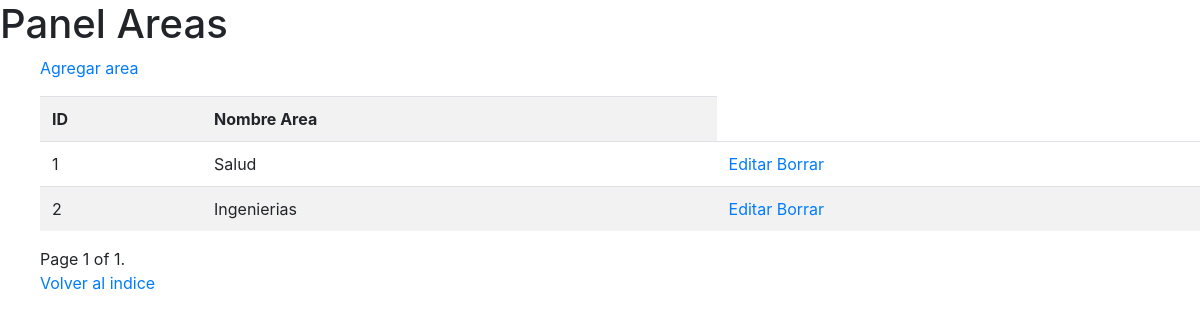
Page /artemis/panel_areas.html on the earlier database version.
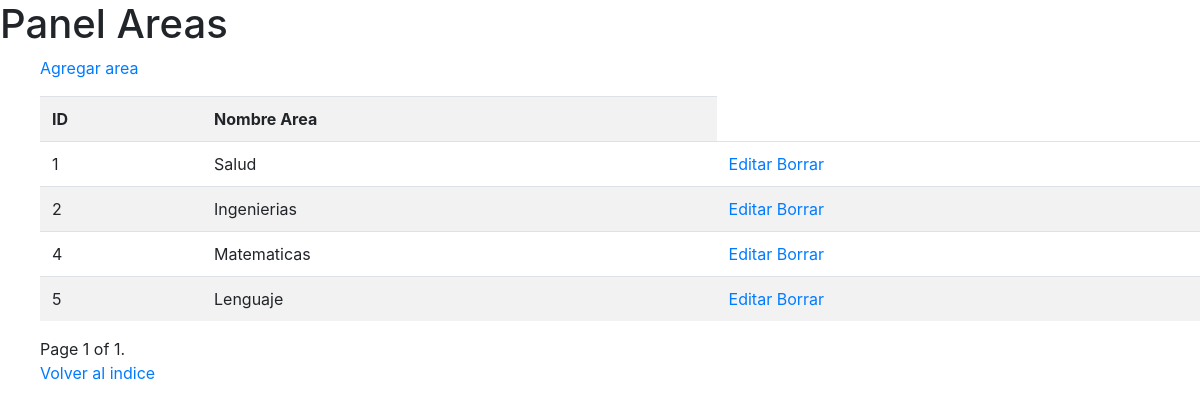
Same page on the later database version.
### artemis/models.py (models this page shows, shortened)
class Areas(models.Model):
    id = models.AutoField(primary_key=True)
    nombre_area = models.CharField(max_length=20)

### artemis/views.py (the view)
# urls.py: path('panel_areas.html',panel_areas.as_view(),name = 'panel_areas'),
class panel_areas(ListView):
    context_object_name = 'panel_areas'
    template_name = 'panel_areas.html'
    paginate_by = 10
    queryset = Areas.objects.all()
    def get_context_data(self, **kwargs):
        context = super(panel_areas, self).get_context_data(**kwargs)
        context['Areas'] = Areas.objects.all()
        return context

### artemis/templates/panel_areas.html (shortened to what this page needs)
<head>
   <link rel="stylesheet" href="https://stackpath.bootstrapcdn.com/bootstrap/4.1.3/css/bootstrap.min.css">
   {% load crispy_forms_tags %}
</head>
<h1>Panel Areas</h1>
<ul>
<p>
    <a href="{% url "artemis:new_area" %}">Agregar area</a>
</p>
<div class="table-responsive">
    <table class="table table-striped">
        <th>ID</th>
        <th>Nombre Area</th>
{% for Areas in object_list %}
  <tr>
    <td>{{ Areas.id }} </td>
    <td>{{ Areas.nombre_area }} <td> <a href="{% url "artemis:edit_area" Areas.pk %}">Editar</a> <a href="{% url "artemis:delete_area" Areas.pk %}">Borrar</a></td></td>
  </tr>
{% endfor %}
    </table>
    <div class="pagination">
        <span class="step-links">
            <span class="current">
                Page {{ page_obj.number }} of {{ page_obj.paginator.num_pages }}.
            </span>
        </span>
    </div>
    <p>
        <a href="{% url "artemis:index" %}">Volver al indice</a>
    </p>
</ul>

Differences in the rows shown:
added Areas: id "4", nombre_area "Matematicas"
added Areas: id "5", nombre_area "Lenguaje"
